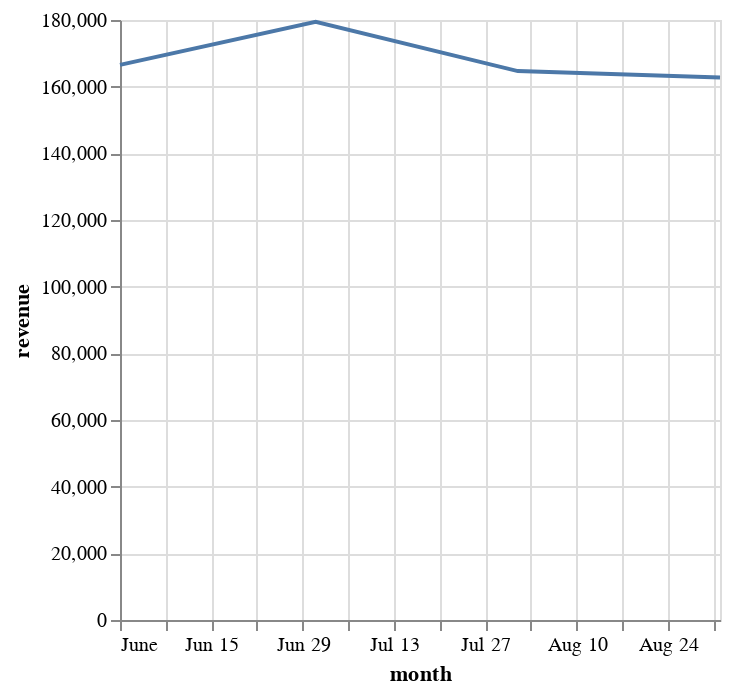

The code cell stored with this chart in its notebook:
### Code cell
thread.plot('Draw a line chart')

### Figure 1 — Vega-Lite specification as saved in the notebook (floating-point values rounded to 4 significant figures)
{"config": {"view": {"continuousWidth": 300, "continuousHeight": 300}}, "data": {"name": "data-c82775db29fa7c639349ea78c56a2e0a"}, "mark": "line", "encoding": {"x": {"field": "month", "type": "temporal"}, "y": {"field": "revenue", "type": "quantitative"}}, "$schema": "https://vega.github.io/schema/vega-lite/v5.json", "datasets": {"data-c82775db29fa7c639349ea78c56a2e0a": [{"month": "2025-06-01T00:00:00", "revenue": 166500.0, "revenue_2mo_ma": 166500.0, "orders_count": 129, "orders_count_2mo_ma": 129.0, "average_review_score": 3.12, "average_review_score_2mo_ma": 3.12}, {"month": "2025-07-01T00:00:00", "revenue": 179500.0, "revenue_2mo_ma": 173000.0, "orders_count": 144, "orders_count_2mo_ma": 136.5, "average_review_score": 3.2, "average_review_score_2mo_ma": 3.16}, {"month": "2025-08-01T00:00:00", "revenue": 164700.0, "revenue_2mo_ma": 172100.0, "orders_count": 140, "orders_count_2mo_ma": 142.0, "average_review_score": 3.551, "average_review_score_2mo_ma": 3.376}, {"month": "2025-09-01T00:00:00", "revenue": 162800.0, "revenue_2mo_ma": 163700.0, "orders_count": 152, "orders_count_2mo_ma": 146.0, "average_review_score": 3.509, "average_review_score_2mo_ma": 3.53}]}}
